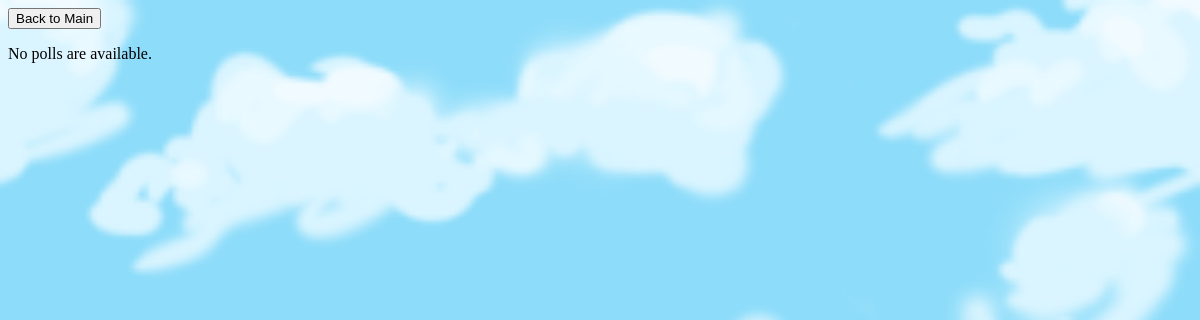
Before: /polls/ with the older database file.
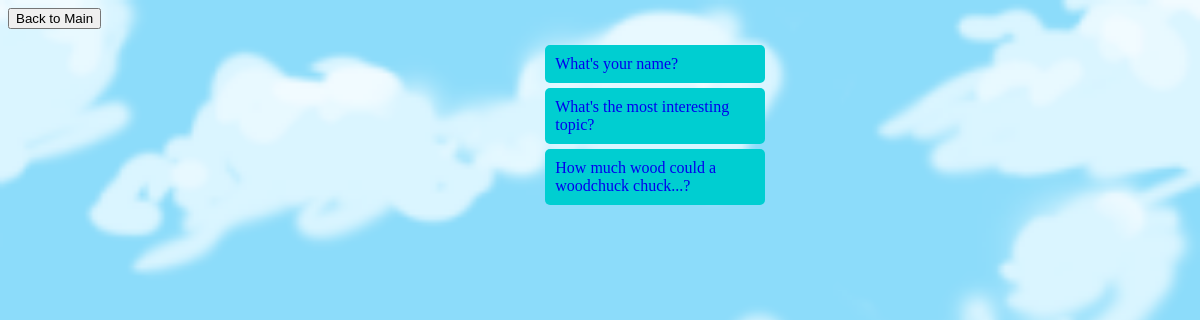
After: the same page with the newer database file.
### polls/models.py (models this page shows, shortened)
class Question(models.Model):
	question_text = models.CharField(max_length=200)
	pub_date = models.DateTimeField('date_published')
	def was_published_recently(self):
		now = timezone.now()
		return now - datetime.timedelta(days = 1) <= self.pub_date <= now
	was_published_recently.admin_order_field = 'pub_date'
	was_published_recently.boolean = True
	was_published_recently.short_description = 'Published recently?'

### polls/views.py (the view)
# urls.py: path('', views.IndexView.as_view(), name = 'index'),
class IndexView(generic.ListView):
	template_name = 'polls/index.html'
	context_object_name = 'latest_question_list'
	def get_queryset(self):
		return Question.objects.filter(
			pub_date__lte=timezone.now()
		).order_by('-pub_date')[:5]

### polls/templates/polls/index.html (shortened to what this page needs)
<!DOCTYPE html>
<html>
<head><meta charset-"utf-8"></head>
<body>
{% load static %}
<link rel="stylesheet" type="text/css" href="{% static 'polls/style.css' %}">
    <input id="back" type="button" value="Back to Main">
{% if latest_question_list %}
	<ul>
	{% for question in latest_question_list %}
		<li><a href="{% url 'polls:detail' question.id %}">{{ question.question_text }}</a></li>
	{% endfor %}
	</ul>
{% else %}
	<p>No polls are available.</p>
{% endif %}
</body>
</html>

### polls/static/polls/style.css (style rules this page uses)
li { color: darkblue; background-color: darkturquoise; width: 200px; border-radius: 5px; padding: 10px; display: block; margin-bottom: 5px; }
a { text-decoration: none; }
ul { list-style-type: none; display: block; margin-left: 42%; }
body { background: white url("images/sky.png") repeat; background-size: 100%; }

Changed rows visible on the page:
added Question: question_text "What's your name?"
added Question: question_text "What's the most interesting topic?"
added Question: question_text "How much wood could a woodchuck chuck...?"
Other visible differences:
text no longer shown: "No polls are available."
